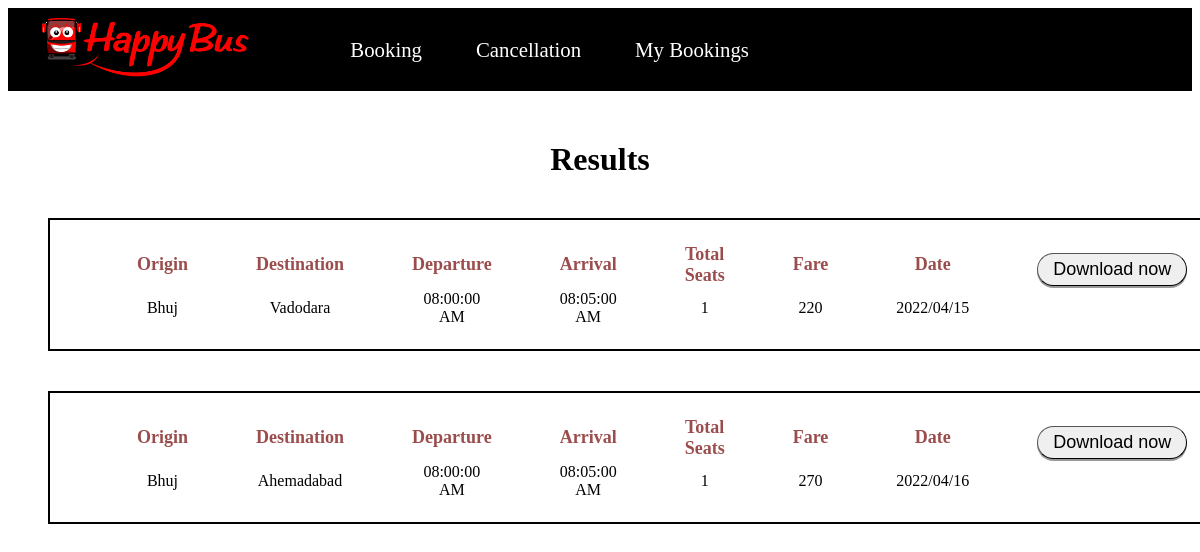
Page /showbookings.php (signed in) on the committed database.
### tables this page shows
CREATE TABLE `ticket_info` (
  `ticket_id` int(11) NOT NULL,
  `p_id` int(11) NOT NULL,
  `bus_id` int(11) NOT NULL,
  `seats` int(11) NOT NULL,
  `total_fare` int(11) NOT NULL,
  `date` datetime NOT NULL,
  `bookingdate` datetime NOT NULL DEFAULT current_timestamp()
);

CREATE TABLE `route_info` (
  `destination` varchar(15) NOT NULL,
  `source` varchar(15) NOT NULL,
  `route_id` int(11) NOT NULL
);

CREATE TABLE `bus_route` (
  `route_id` int(11) NOT NULL,
  `departure` time NOT NULL,
  `arrival` time NOT NULL,
  `bus_id` int(11) NOT NULL,
  `fare` int(11) NOT NULL
);

### showbookings.php (the view, shortened to what this page needs)
<?php
$conn = mysqli_connect("localhost", "root", "", "bus_project");
$nodata = false;
$p_id = $_SESSION['p_id'];
$sql = "SELECT * FROM `ticket_info` WHERE `p_id`= ' $p_id ' ";
$result = mysqli_query($conn, $sql);
?>
<!DOCTYPE html>
<html lang="en">
<head>
    <link rel="stylesheet" href="nav.css">
</head>
<body>
<?php include 'navbar_log.php'; ?>
    <?php
    if (!$nodata) {
        echo '<h1 style="text-align: center; margin-top: 50px; color: black; font-weight:bolder">Results</h1>';
        while ($data = mysqli_fetch_assoc($result)) {
            $ticket_id = $data['ticket_id'];
            $bus_id = $data['bus_id'];
            $total_seats = $data['seats'];
            $fare = $data['total_fare'];
            $date =date_create( $data['date']);
            $date =date_format($date,"Y/m/d");
            $sql = "SELECT * FROM `bus_route` WHERE `bus_id`='$bus_id'";
            $result2 = mysqli_query($conn, $sql);
            if ($result2) {
                $data2 = mysqli_fetch_assoc($result2);
                $departure = $data2['departure'];
                $dtime = 'AM';
                $arrival = $data2['arrival'];
                $atime = 'AM';
                $route_id = $data2['route_id'];
                $sql = "SELECT * FROM `route_info` WHERE `route_id`='$route_id'";
                $result2 = mysqli_query($conn, $sql);
                if ($result2) {
                    $data2 = mysqli_fetch_assoc($result2);
                    $source = $data2['source'];
                    $destination = $data2['destination'];
                    $source = ucfirst($source);
                    $destination = ucfirst($destination);
                    echo
                    '<table>
                    <tr>
                        <th>Origin</th>
                        <th>Destination</th>
                        <th>Departure</th>
                        <th>Arrival</th>
                        <th>Total Seats</th>
                        <th>Fare</th>
                        <th>Date</th>
                        <form action="download.php" method="POST">
                        <th><button name="download" id="download" value=' . $ticket_id . '">Download now</button>
                        </th>
                    </tr>';
                    echo
                    '<tr>
                    <td>' . $source . '</td>
                    <td>' . $destination . '</td>
                    <td>' . $departure . " " . $dtime . '</td>
                    <td>' . $arrival . " " . $atime . '</td>
                    <td>' . $total_seats . '</td>
                    <td>' . $fare . '</td>
                    <td>' . $date . '</td>
                    </tr>
                </table>';
                }
            }
            else{
                echo"SORRY data was not retrive<br>";
            }
        }
    } else
        echo 'NO DATA FOUND !!';
    ?>
</body>
</html>

### navbar_log.php
<nav class="nav" id="navbar">
		<div id="logo">
			<img src="../bus/images/logo.png" alt="">
		</div>
		<ul>
			<li><a href="booking.php" class="functions"> Booking </a></li>
			<li><a href="cancelticket.php" class="functions"> Cancellation </a></li>
			<li><a href="showbookings.php" class="functions"> My Bookings</a></li>
		</ul>
	</nav>

### nav.css (style rules this page uses)
#navbar { display: flex; align-items: center; position: sticky; top: 0; left: 0; }
#logo { margin: 10px 34px; }
#logo img { height: 59px; }
#navbar::before { content: ""; background-color: black; position: absolute; top: 0; left: 0; height: 100%; width: 100%; z-index: -1; opacity:1 ; }
#navbar ul { display: flex; font-family: "Baloo 2", cursive; }
#navbar ul li { list-style: none; font-size: 1.3rem; }
#navbar ul li a ,#profile { display: block; padding: 3px 27px; border-radius: 20px; text-decoration: none; text-align: center; color: white; }

### showbookings.php (style rules this page uses)
table { width: 94%; border: 2px solid black; margin: 40px 40px; padding: 20px; }
th, td { margin: 20px 250px; padding-left: 65px; }
th { font-size: large; font-weight: bold; color: rgb(155, 77, 77); }
td { color: black; font-weight: lighter; text-align: center; vertical-align: middle; }
button { font-size: large; margin-top: 10px; width: 150px; padding: 5px; border-radius: 20px; border-width: 1px; box-shadow: 0 2px #999; cursor: pointer; }

### rows in the picture
ticket_info: $ticket_id 14 (drawn), route_info.source "Bhuj", route_info.destination "Vadodara", bus_route.departure "08:00:00", dtime "AM", bus_route.arrival "08:05:00", atime "AM", seats "1", total_fare "220", date "2022/04/15"
ticket_info: $ticket_id 94 (drawn), route_info.source "Bhuj", route_info.destination "Ahemadabad", bus_route.departure "08:00:00", dtime "AM", bus_route.arrival "08:05:00", atime "AM", seats "1", total_fare "270", date "2022/04/16"
